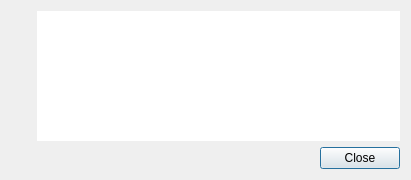
<?xml version="1.0" encoding="UTF-8"?>
<ui version="4.0">
 <class>ErrorDialog</class>
 <widget class="QDialog" name="ErrorDialog">
  <property name="geometry">
   <rect>
    <x>0</x>
    <y>0</y>
    <width>411</width>
    <height>180</height>
   </rect>
  </property>
  <property name="windowTitle">
   <string>Clementine Error</string>
  </property>
  <layout class="QVBoxLayout" name="verticalLayout_2">
   <item>
    <layout class="QHBoxLayout" name="horizontalLayout">
     <item>
      <layout class="QVBoxLayout" name="verticalLayout">
       <item>
        <widget class="QLabel" name="icon"/>
       </item>
       <item>
        <spacer name="verticalSpacer">
         <property name="orientation">
          <enum>Qt::Vertical</enum>
         </property>
         <property name="sizeHint" stdset="0">
          <size>
           <width>20</width>
           <height>40</height>
          </size>
         </property>
        </spacer>
       </item>
      </layout>
     </item>
     <item>
      <widget class="QTextEdit" name="messages">
       <property name="frameShape">
        <enum>QFrame::NoFrame</enum>
       </property>
       <property name="horizontalScrollBarPolicy">
        <enum>Qt::ScrollBarAlwaysOff</enum>
       </property>
       <property name="readOnly">
        <bool>true</bool>
       </property>
      </widget>
     </item>
    </layout>
   </item>
   <item>
    <widget class="QDialogButtonBox" name="buttonBox">
     <property name="orientation">
      <enum>Qt::Horizontal</enum>
     </property>
     <property name="standardButtons">
      <set>QDialogButtonBox::Close</set>
     </property>
    </widget>
   </item>
  </layout>
 </widget>
 <resources/>
 <connections>
  <connection>
   <sender>buttonBox</sender>
   <signal>accepted()</signal>
   <receiver>ErrorDialog</receiver>
   <slot>accept()</slot>
   <hints>
    <hint type="sourcelabel">
     <x>248</x>
     <y>254</y>
    </hint>
    <hint type="destinationlabel">
     <x>157</x>
     <y>274</y>
    </hint>
   </hints>
  </connection>
  <connection>
   <sender>buttonBox</sender>
   <signal>rejected()</signal>
   <receiver>ErrorDialog</receiver>
   <slot>reject()</slot>
   <hints>
    <hint type="sourcelabel">
     <x>316</x>
     <y>260</y>
    </hint>
    <hint type="destinationlabel">
     <x>286</x>
     <y>274</y>
    </hint>
   </hints>
  </connection>
 </connections>
</ui>
